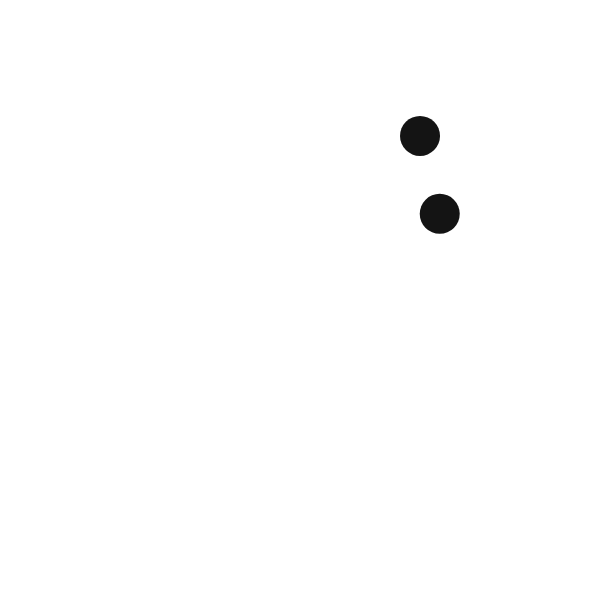
Frame 1 (no input)
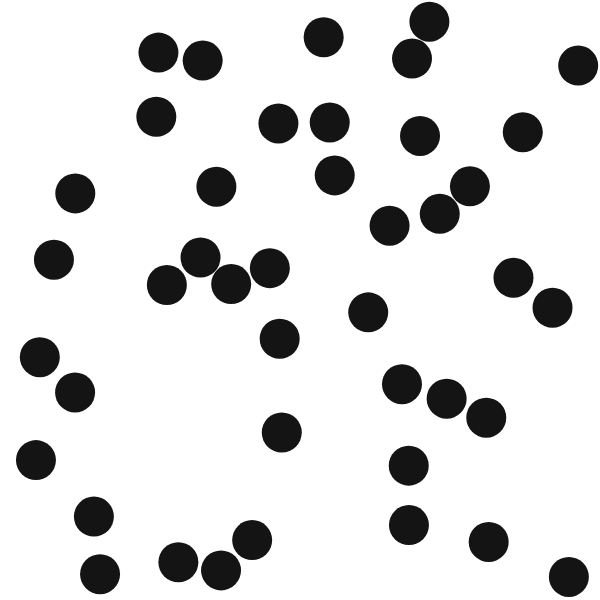
Frame 60 (no input)
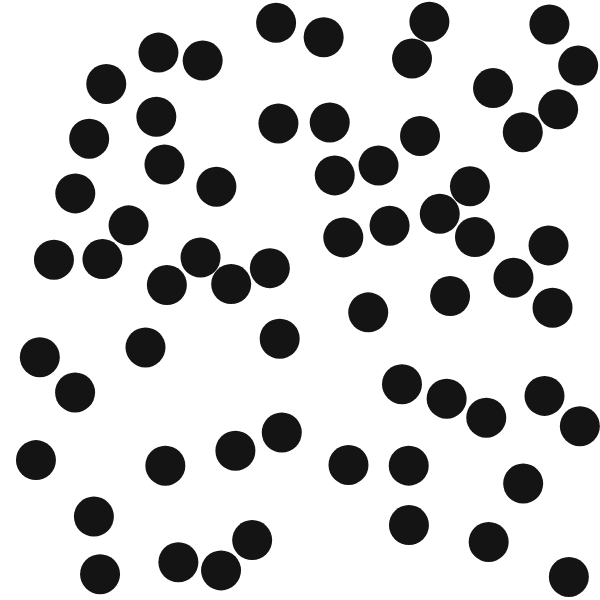
Frame 120 (the mouse pressed at the canvas centre since frame 60)

The p5.js sketch that drew these frames (run headless with seeded random() and noise() and a simulated clock; from frame 60 on, the mouse is pressed at the canvas centre):

// p5.js sketch
// ── sketch.js
const r=20;
let overLapCounter=0;
const circleArray=[];
const Wheight=600;
const Wwidth=600;

function setup() {
  createCanvas(Wheight, Wwidth);
  
  let newc=new Circle(random(r,Wwidth-r),random(r,Wheight-r),r)
  circleArray.push(newc)
  
}

function draw() {
  background(255);
  
  let newCircle=new Circle(random(r,Wwidth-r),random(r,Wheight-r),r)
   let flag=0;
    for(let i=0;i<circleArray.length;i++){
      if(dist(newCircle.x,newCircle.y,circleArray[i].x,circleArray[i].y)<=2*r){
        flag=1;
          break
      }
    }
      
      if(flag==1){
        overLapCounter++;
      }else{
        circleArray.push(newCircle);
        overLapCounrer=0;
      }
   
  
   for (let i=0;i<circleArray.length;i++){
    circleArray[i].show();

  }
 
  if(overLapCounter>1000){
    console.log("stoped")
    console.log("Area covered: "+(PI*r*r*(circleArray.length)/(Wheight*Wwidth)))
    noLoop();
  }
  
    
  
  
}

class Circle{
  constructor(x,y,r){
    this.x=x;
    this.y=y;
    this.r=r;
  }
  overlap(otherCircle){
   
      return(dist(this.x,this.y,otherCircle.x,otherCircle.y)                       <=2*r)
  }
  
  show(){
    fill(20);
    noStroke();
    circle(this.x,this.y,2*this.r);
  }
}
